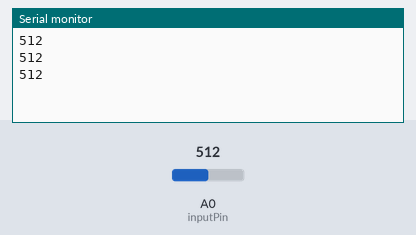
A sketch run on a simulated Arduino Uno, built with avr-gcc and run on an emulated ATmega328P. On the bench: the last lines printed to the serial monitor. The inputs (shaded band) are chosen by the test bench; at power-on: A0 (inputPin) = 512.

Above: at 1.3 s.
1.4 s: A0 (inputPin) set to 716
At 2.0 s:
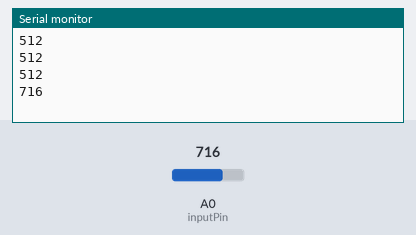
2.9 s: A0 (inputPin) set to 900
At 3.5 s:
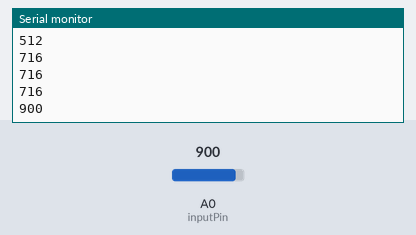
Timing chart, 0 to 5.9 s (numbered marks = the images above; inputs shaded):
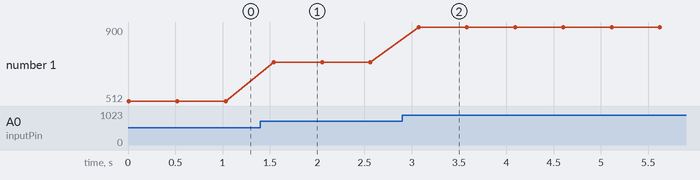

Measured:
- after the input at 1.4 s, the serial monitor: prints a new line after 0.14 s (image 1)
- after the input at 2.9 s, the serial monitor: prints a new line after 0.17 s (image 2)
- plotted number 1: 512 → 716 after the input at 1.4 s, 716 → 900 after the input at 2.9 s

The sketch:

breakoutside.ino
```cpp
const int inputPin=A0;
const int powerPin=12;
void setup()
{
    pinMode(powerPin,OUTPUT);
    Serial.begin(9600);
}
void loop()
{
    Serial.println(takeReading());
    delay(500);
}
int takeReading()
{
    digitalWrite(powerPin, HIGH);
    delay(10);
    int reading=analogRead(inputPin);
    digitalWrite(powerPin, LOW);
    return reading;
}
```
